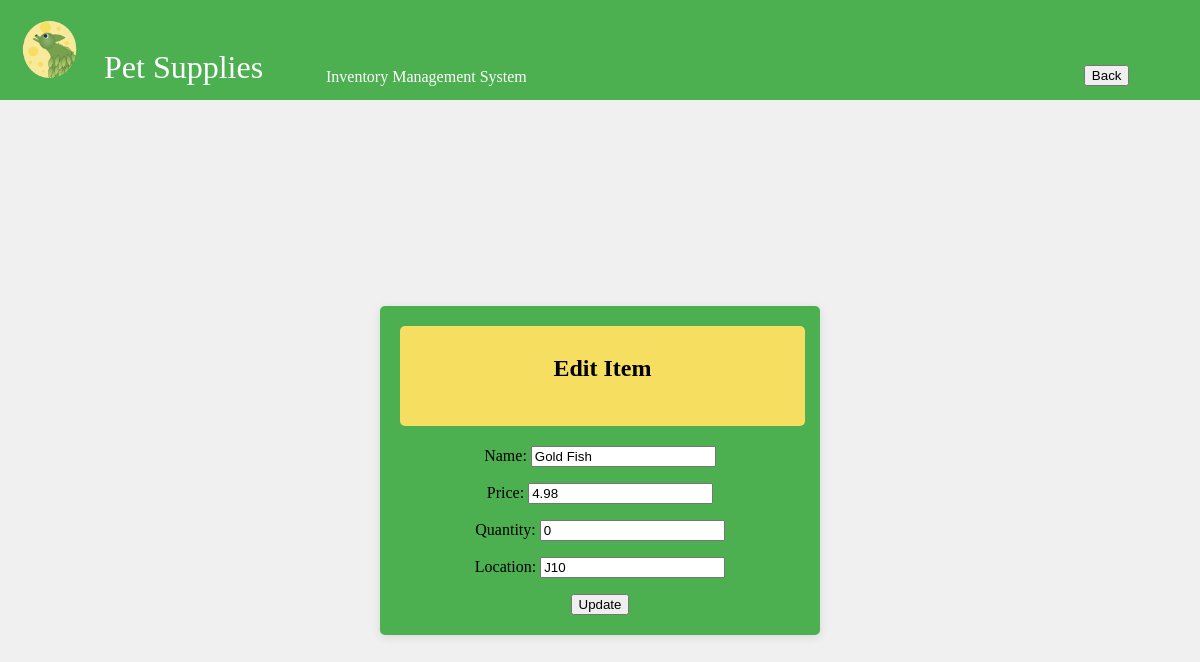
The page /edit-supply/Gold Fish/ (signed in) on the database as committed earlier.
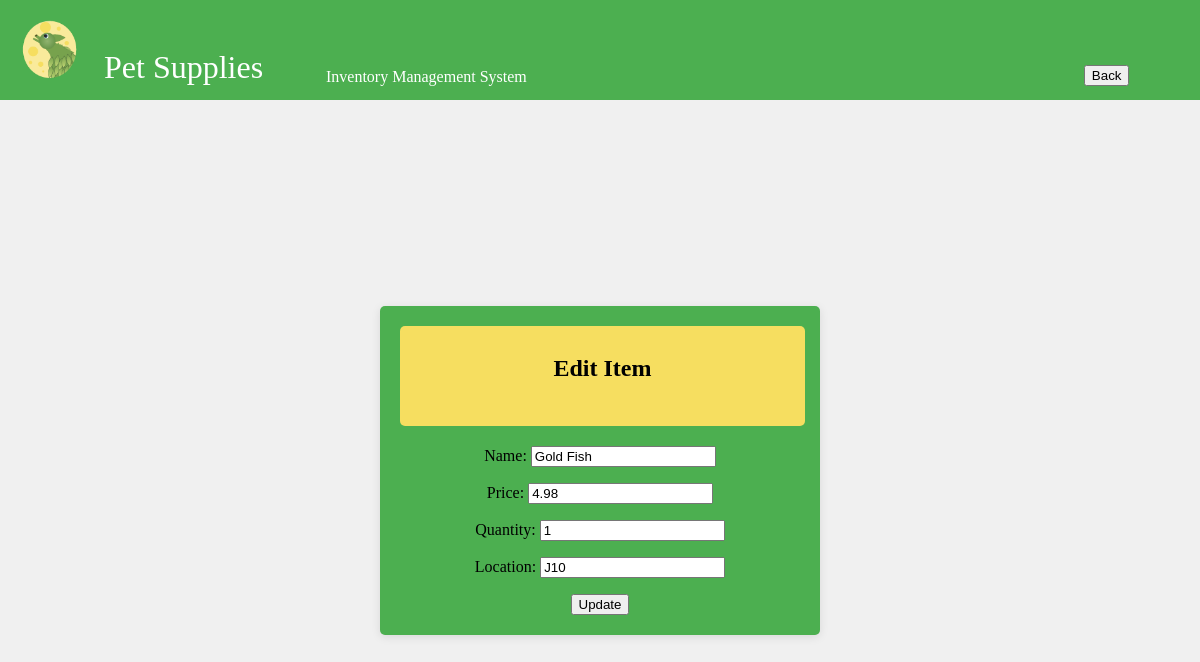
The same page on the database as committed later.
### inventory/models.py (models this page shows, shortened)
class Supply(models.Model):
    name = models.CharField(max_length=255, primary_key=True)
    price = models.FloatField()
    quantity = models.IntegerField()
    location = models.CharField(max_length=255)
    reorder_point = models.PositiveIntegerField(default=5)

### inventory/views.py (the view)
# urls.py: path('edit-supply/<str:supply_name>/', views.edit_supply, name='edit_supply'),  # Edit supply
@login_required
def edit_supply(request, supply_name):
    supply = get_object_or_404(Supply, name=supply_name)
    if request.method == 'POST':
        form = SupplyForm(request.POST, instance=supply)
        if form.is_valid():
            old_data = f'{supply.name}, {supply.price}, {supply.quantity}, {supply.location}'
            supply = form.save()
            new_data = f'{supply.name}, {supply.price}, {supply.quantity}, {supply.location}'
            AuditLog.objects.create(
                user=request.user,  # User who made the change
                action='UPDATE',  # Action type
                supply=supply,  # The supply that was updated
                changes=f'Updated supply: From {old_data} to {new_data}'  # Description of what was changed
            )
            messages.success(request, 'Supply updated successfully!')
            return redirect('index')
    else:
        form = SupplyForm(instance=supply)
    return render(request, 'inventory/edit_supply.html', {'form': form})

### inventory/forms.py
class SupplyForm(forms.ModelForm):
    class Meta:
        model = Supply
        fields = ['name', 'price', 'quantity', 'location']

### inventory/templates/inventory/edit_supply.html (shortened to what this page needs)
{% load static %}
<!DOCTYPE html>
<html lang="en">
<head>
    <link rel="stylesheet" href="{% static 'css/styles.css' %}">
</head>
<body>
    <div class="header-container">
        <table class = "nav_tab">
            <tr>
                <td>
    <img src="{% static 'icons/TLeafLogo2sm.png' %}" alt="T Leaf Logo">
</td>
 <td class = "pet">
    <div class = "head">
        Pet Supplies
        </div>
    </td>
<td class = "warn2">
    Inventory Management System
</td>
<td class = "warn2">
    <a href="{% url 'index' %}">
        <button type="submit">Back
        </button>
        </a>
</td>
</tr>
</table>
</div>
<div class="form-container">
    <div class="login-form">
    <div class="login-header"><center><h2 class = "header_log">Edit Item</h2></center></div>
    <center>
    <form method="POST">
        {{ form.as_p }}
        <button type="submit">Update</button>
    </form>
</center>
</div>
    </div>
</body>
</html>

Rows that differ between the two databases and show on the page:
changed Supply "Gold Fish": quantity "0" → "1"
